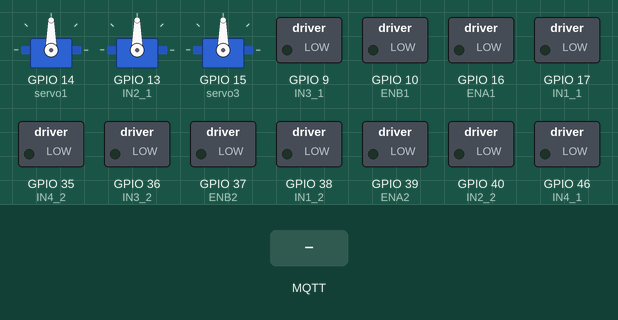
Recording of a program running on a simulated ESP32. On the bench: 3 × servo, switched loads named in the program (green lamp = pin HIGH). The test bench sets the inputs (shaded band). WiFi joins after 1.5 s; servers stay silent unless stated; no MQTT or app messages arrive unless stated; pins used as bus, display or sensor lines are not drawn; what the program prints to the serial monitor is not drawn.

Above: at 5.6 s.
5.7 s: MQTT message "F" arrives on the first subscribed topic
At 6.8 s:
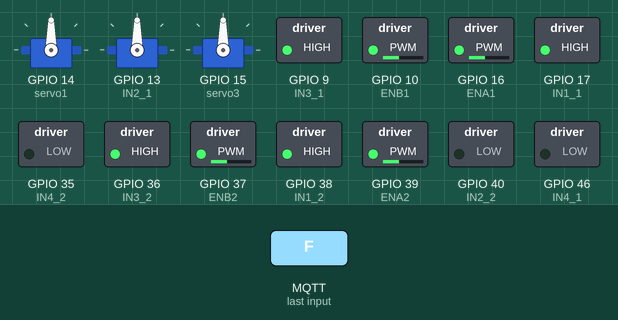
7.2 s: MQTT message "B" arrives on the first subscribed topic
At 7.9 s:
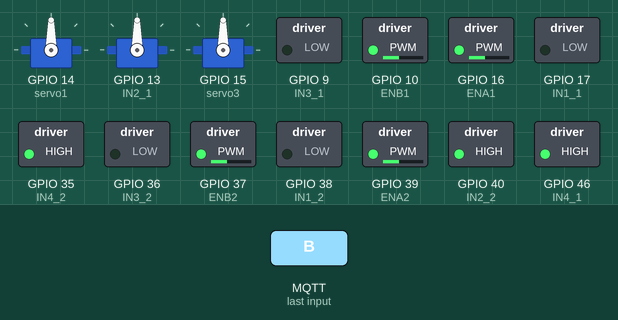
8.7 s: MQTT message "R" arrives on the first subscribed topic
At 9.1 s:
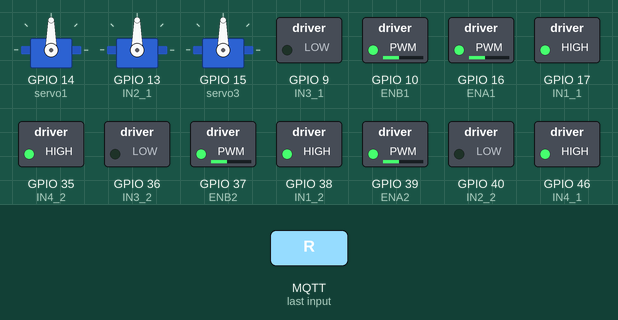
10.2 s: MQTT message "L" arrives on the first subscribed topic
At 11.4 s:
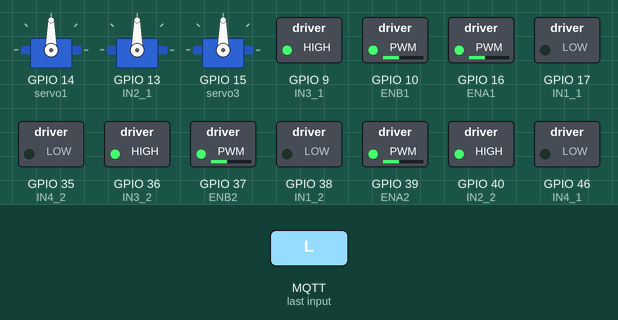
Timing chart, 0 to 12.7 s (numbered marks = the images above; inputs shaded):
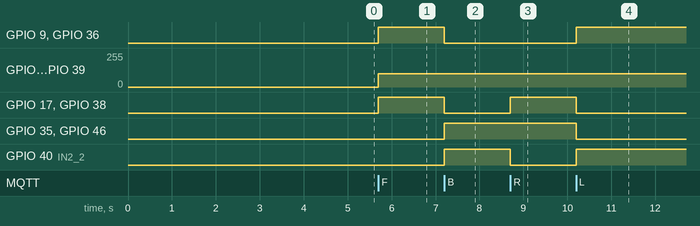

The program:

main.cpp
```cpp
#include <Arduino.h>
#include "config.h"
#include "servo_arm.h"
#include "robot.h"
#include "magnet.h"

WiFiClient espClient;
PubSubClient client(espClient);

void mqttCallback(char* topic, byte* message, unsigned int length) {
  String msg;
  for (int i = 0; i < length; i++) {
    msg += (char)message[i];
  }
  Serial.print("MQTT ["); Serial.print(topic); Serial.print("]: "); Serial.println(msg);

  if (String(topic) == "robot/cmd") {
    if (msg.length() > 0) {
      handleCommandMotor(msg[0]);
    }
  }

  if (String(topic) == "servo/cmd") {
    if (msg.length() > 0) {
      handleCommandServo(msg[0]);
    }
  }
}

void reconnect() {
  while (!client.connected()) {
    Serial.print("Connecting to MQTT Server ...");
    if (client.connect("ESP32Client")) {
      Serial.println("Connected!");
      client.subscribe("robot/cmd");
      client.subscribe("servo/cmd");
    } else {
      Serial.print("Error: ");
      Serial.print(client.state());
      Serial.println("Try to connect to MQTT after 5s.");
      delay(5000);
    }
  }
}

void setup(){

  Serial.begin(115200);
  //WiFi setup
  WiFi.mode(WIFI_STA);
  WiFi.begin(ssid, password);

  Serial.print("Connecting to WiFi: ");
  Serial.println(ssid);

  int retry = 0;
  while (WiFi.status() != WL_CONNECTED && retry < 40) {
    delay(500);
    Serial.print(".");
    retry++;
  }

  Serial.print("\nWiFi connected. IP: ");
  Serial.println(WiFi.localIP());
  // MQTT setup
  client.setServer(mqttServer, mqttPort);
  client.setCallback(mqttCallback);
  // Initializating robot
  initRobot();
  initServo();
  Serial.println("Robot is ready");
}

void loop(){
  if (WiFi.status() != WL_CONNECTED) {
    Serial.println("Lost connecting WiFi, try again...");
    WiFi.reconnect();
    delay(5000);
  }

  if(!client.connected()){
    reconnect();
  }
  client.loop();
}
```

magnet.h
```cpp
#pragma once

#define MAGNET_PIN  41

void turnOnAndTurnOffMagnet(char cmd);
```

robot.h
```cpp
#pragma once

// trước trái
#define ENA1 16
#define IN1_1 17
#define IN2_1 13
// trước phải
#define ENB1 10
#define IN3_1 9
#define IN4_1 46
// sau trái
#define ENA2  39
#define IN1_2  38
#define IN2_2 40
// sau phải
#define ENB2 37
#define IN3_2 36
#define IN4_2 35

#define PWM_CHANNEL_0 0
#define PWM_CHANNEL_1 1
#define PWM_CHANNEL_2 2
#define PWM_CHANNEL_3 3

const int freq = 1000;
const int resolution = 8;
const int MOTOR_SPEED = 100;

void initRobot();
void motorSpin(int v1, int v2, int v3, int v4);
void moveForward(int speed);
void moveBackward(int speed);
void turnRight(int speed);
void turnLeft(int speed);
void rotateRight(int speed);
void rotateLeft(int speed);
void handleCommandMotor(char cmd);
```

servo_arm.h
```cpp
#pragma once
#include<ESP32Servo.h>

extern int angle1;
extern int angle2;
extern int angle3;
extern int stepAngle;

extern Servo servo1;
extern Servo servo2;
extern Servo servo3;

void initServo();
void setDefaultArm();
void smoothMove(Servo *servo, int *currentAngle, int target);
void updateArm(int a, int id);
void servoUp(int id);
void servoDown(int id);
void handleCommandServo(char cmd);
void takeTheBall();
void throwTheBall();
void autoUpdateArm(int id, int target);
```

magnet.cpp
```cpp
#include <Arduino.h>
#include "magnet.h"

void turnOnAndTurnOffMagnet(char cmd){
    if(cmd == 'P'){
        digitalWrite(MAGNET_PIN, HIGH);
    }
    if(cmd == 'T'){
        digitalWrite(MAGNET_PIN, LOW);
    }
}
```

robot.cpp
```cpp
#include <Arduino.h>
#include "robot.h"

void setMotor(int in1, int in2, int channel, int speed) {
  if (speed > 0) {
    digitalWrite(in1, HIGH);
    digitalWrite(in2, LOW);
    ledcWrite(channel, speed);
  } else if (speed < 0) {
    digitalWrite(in1, LOW);
    digitalWrite(in2, HIGH);
    ledcWrite(channel, -speed);
  } else {
    digitalWrite(in1, LOW);
    digitalWrite(in2, LOW);
    ledcWrite(channel, 0);
  }
}

void motorSpin(int v1, int v2, int v3, int v4) {
  v1 = constrain(v1, -255, 255);
  v2 = constrain(v2, -255, 255);
  v3 = constrain(v3, -255, 255);
  v4 = constrain(v4, -255, 255);

  setMotor(IN1_1, IN2_1, PWM_CHANNEL_0, v1); // Motor 1 - Trước trái
  setMotor(IN3_1, IN4_1, PWM_CHANNEL_1, v2); // Motor 2 - Trước phải
  setMotor(IN1_2, IN2_2, PWM_CHANNEL_2, v3); // Motor 3 - Sau trái
  setMotor(IN3_2, IN4_2, PWM_CHANNEL_3, v4); // Motor 4 - Sau phải
}

void initRobot() {

  pinMode(IN1_1, OUTPUT);
  pinMode(IN2_1, OUTPUT);
  pinMode(IN3_1, OUTPUT);
  pinMode(IN4_1, OUTPUT);

  pinMode(IN1_2, OUTPUT);
  pinMode(IN2_2, OUTPUT);
  pinMode(IN3_2, OUTPUT);
  pinMode(IN4_2, OUTPUT);

  // Cấu hình PWM cho 4 kênh
  ledcSetup(PWM_CHANNEL_0, freq, resolution);
  ledcSetup(PWM_CHANNEL_1, freq, resolution);
  ledcSetup(PWM_CHANNEL_2, freq, resolution);
  ledcSetup(PWM_CHANNEL_3, freq, resolution);

  // Gán PWM cho các chân ENA/ENB
  ledcAttachPin(ENA1, PWM_CHANNEL_0);
  ledcAttachPin(ENB1, PWM_CHANNEL_1);
  ledcAttachPin(ENA2, PWM_CHANNEL_2);
  ledcAttachPin(ENB2, PWM_CHANNEL_3);

  // Stop when robot start up
  motorSpin(0, 0, 0, 0);
}

void moveForward(int speed) {  motorSpin(speed, speed, speed, speed);  }
void moveBackward(int speed) {  motorSpin(-speed, -speed, -speed, -speed);  }
void turnRight(int speed) {  motorSpin(speed, -speed, speed, -speed);  }
void turnLeft(int speed) {  motorSpin(-speed, speed, -speed, speed);  }
void rotateRight(int speed) { motorSpin(speed, -speed, speed, -speed); }
void rotateLeft(int speed) { motorSpin(-speed, speed, -speed, speed); }

void handleCommandMotor(char cmd){
    switch (cmd){
        case 'F' :
            moveForward(MOTOR_SPEED);  Serial.println(cmd);  break;
        case 'B' :
            moveBackward(MOTOR_SPEED);  Serial.println(cmd);  break;
        case 'R':
            turnRight(MOTOR_SPEED);   Serial.println(cmd);  break;
        case 'L':
            turnLeft(MOTOR_SPEED);  Serial.println(cmd);  break;
        case 'G':
            rotateRight(MOTOR_SPEED);  Serial.println(cmd);  break;
        case 'H':
            rotateLeft(MOTOR_SPEED);  Serial.println(cmd);  break;
        case 'S':
            motorSpin(0, 0, 0, 0);  Serial.println(cmd);  break;
        default :  break;
    }
}
```

servo_arm.cpp
```cpp
#include "servo_arm.h"

int angle1 = 0;
int angle2 = 80;
int angle3 = 145;
int stepAngle = 5;
Servo servo1;
Servo servo2;
Servo servo3;


void smoothMove(Servo *servo, int *currentAngle, int target) {
    target = constrain(target, 0, 180);
    int start = *currentAngle;
    int diff = abs(target - start);
    if (diff == 0) return;

    for (int i = 0; i <= diff; i++) {
        float t = (float)i / diff;
        float ease = 3 * t * t - 2 * t * t * t;
        int next = start + (target - start) * ease;
        servo->write(next);
        delay(15);
    }

    *currentAngle = target;
}

void updateArm(int angleUpdate, int id) {
    angleUpdate = constrain(angleUpdate, 0, 180);

    switch (id) {
        case 1: smoothMove(&servo1, &angle1, angleUpdate); break;
        case 2: smoothMove(&servo2, &angle2, angleUpdate); break;
        case 3: smoothMove(&servo3, &angle3, angleUpdate); break;
        default: return;
    }
}

void autoUpdateArm(int id, int target) {
    switch (id) {
        case 1: smoothMove(&servo1, &angle1, target); break;
        case 2: smoothMove(&servo2, &angle2, target); break;
        case 3: smoothMove(&servo3, &angle3, target); break;
        default: return;
    }
}

void takeTheBall() {
    autoUpdateArm(1, 60);
    delay(200);
    autoUpdateArm(2, 100);
    delay(200);
    autoUpdateArm(3, 120);
    delay(300);
    autoUpdateArm(2, 85);
    delay(200);
    autoUpdateArm(1, 90);
}

void throwTheBall() {
    autoUpdateArm(1, 130);
    autoUpdateArm(2, 60);
    delay(200);
    autoUpdateArm(3, 180);
    delay(200);
    autoUpdateArm(1, 90);
    autoUpdateArm(2, 110);
    autoUpdateArm(3, 145);
}

void setDefaultArm() {
    autoUpdateArm(1, angle1);
    delay(300);
    autoUpdateArm(2, angle2);
    delay(300);
    autoUpdateArm(3, angle3);
    delay(300);
}

void servoUp(int id) {
    switch (id) {
        case 1: updateArm(angle1 + stepAngle, 1); break;
        case 2: updateArm(angle2 + stepAngle, 2); break;
        case 3: updateArm(angle3 + stepAngle, 3); break;
        default: return;
    }
    Serial.println(String("Up: ") + angle1 + " - " + angle2 + " - " + angle3);
}

void servoDown(int id) {
    switch (id) {
        case 1: updateArm(angle1 - stepAngle, 1); break;
        case 2: updateArm(angle2 - stepAngle, 2); break;
        case 3: updateArm(angle3 - stepAngle, 3); break;
        default: return;
    }
    Serial.println(String("Down: ") + angle1 + " - " + angle2 + " - " + angle3);
}

void handleCommandServo(char cmd) {
    switch(cmd){
        case 'Q': servoUp(1); break;
        case 'A': servoDown(1); break;
        case 'W': servoUp(2); break;
        case 'X': servoDown(2); break;
        case 'E': servoUp(3); break;
        case 'D': servoDown(3); break;
        case 'Z': takeTheBall(); break;
        case 'N': throwTheBall(); break;
        default : break;
    }
}

void initServo() {
    servo1.attach(14);
    delay(500);
    servo2.attach(13);
    delay(500);
    servo3.attach(15);
    delay(1000);
    setDefaultArm();
}
```

config.h
```cpp
#pragma once
#include <WiFi.h>
#include <PubSubClient.h>

// WiFi and MQTT config
const char* ssid = "thuchanhAT T5";
const char* password = "12345679";
const char* mqttServer = "172.19.44.106";
const int mqttPort = 1883;

extern WiFiClient espClient;
extern PubSubClient client;
```

Measured:
- after the input at 5.7 s, GPIO 9 (IN3_1), GPIO 17 (IN1_1), GPIO 36 (IN3_2), GPIO 38 (IN1_2): LOW → HIGH at once; GPIO 10 (ENB1), GPIO 16 (ENA1), GPIO 37 (ENB2), GPIO 39 (ENA2): 0/255 → 100/255 at once
- after the input at 7.2 s, GPIO 9 (IN3_1), GPIO 17 (IN1_1), GPIO 36 (IN3_2), GPIO 38 (IN1_2): HIGH → LOW at once; GPIO 35 (IN4_2), GPIO 40 (IN2_2), GPIO 46 (IN4_1): LOW → HIGH at once
- after the input at 8.7 s, GPIO 17 (IN1_1), GPIO 38 (IN1_2): LOW → HIGH at once; GPIO 40 (IN2_2): HIGH → LOW at once
- after the input at 10.2 s, GPIO 9 (IN3_1), GPIO 36 (IN3_2), GPIO 40 (IN2_2): LOW → HIGH at once; GPIO 17 (IN1_1), GPIO 35 (IN4_2), GPIO 38 (IN1_2), GPIO 46 (IN4_1): HIGH → LOW at once
